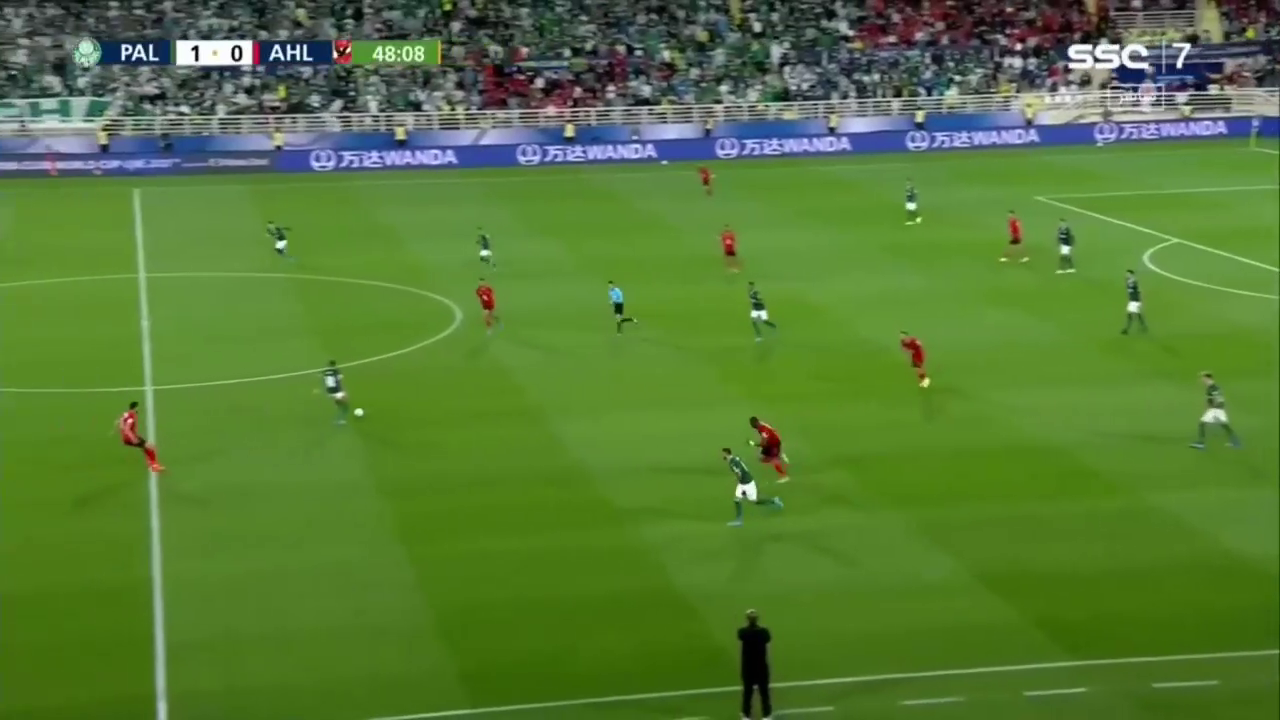
#> input picture frame 28 of imgs/futebol.mp4, 1280 x 720 px, given in place of the camera
$ python Ball_tracking.py
#> lines starting #> are read from the running program, lines starting #| are printed output that depends on the picture
# import the necessary packages
from collections import deque
from imutils.video import VideoStream
import numpy as np
import argparse
import cv2
import imutils
import time
import serial
ard=serial.Serial()
ard.port = "COM3"
ard.baudrate = 9600
ard.open()
# construct the argument parse and parse the arguments
ap = argparse.ArgumentParser()
#ap.add_argument("-v", "--video",help="path to the (optional) video file")
ap.add_argument("-b", "--buffer", type=int, default=50,help="max buffer size")
args = vars(ap.parse_args())
font = cv2.FONT_HERSHEY_SIMPLEX
# define the lower and upper boundaries of the "red"
# ball in the HSV color space, then initialize the
# list of tracked points
redLower = (0, 107, 204)#Lower boundary of red color
redUpper = (255, 255, 255)#Upper boundary of red color
pts = deque(maxlen=args["buffer"])

def mapObjectPosition (x, y):
    print ("[INFO] Object Center coordenates at X0 = {0} and Y0 =  {1}".format(x, y))

def servomotor(x,y):# Arduino function
    if x > 360:
        ard.write('L'.encode())
        time.sleep(0.01)
    elif x < 230:
        ard.write('R'.encode())
        time.sleep(0.01)
    else:
        ard.write('S'.encode())
        time.sleep(0.01)
    if y > 320:
        ard.write('D'.encode())
        time.sleep(0.01)
    elif y < 150:
        ard.write('U'.encode())
        time.sleep(0.01)
    else:
        ard.write('S'.encode())
        time.sleep(0.01)
# if a video path was not supplied, grab the reference
# to the webcam
if not args.get("video", False):
    vs = VideoStream(src=1).start()
# otherwise, grab a reference to the video file
else:
    vs = cv2.VideoCapture(args["video"])
# allow the camera or video file to warm up
time.sleep(2.0)
# keep looping
servoPosition = 90
servoPosition1 = 90
servoOrientation = 0
while True:
	# grab the current frame
    frame = vs.read()
#> frame is the input picture: shape (720, 1280, 3); mean B, G, R 54.2, 123.1, 85.7
    frame = cv2.flip(frame, -1)
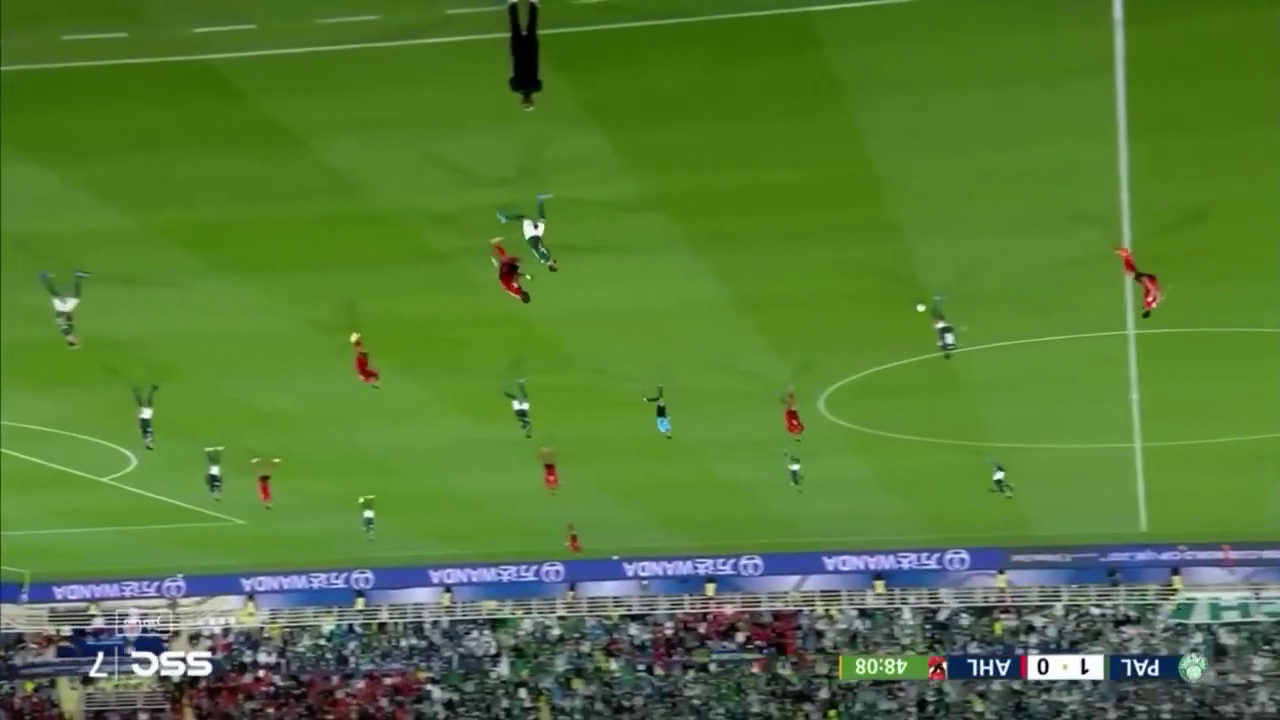
#> frame: shape (720, 1280, 3); mean B, G, R 54.2, 123.1, 85.7
	# handle the frame from VideoCapture or VideoStream
    frame = frame[1] if args.get("video", False) else frame
	# if we are viewing a video and we did not grab a frame,
	# then we have reached the end of the video
    if frame is None:
        break
	# resize the frame, blur it, and convert it to the HSV
	# color space
    frame = imutils.resize(frame, width=600)
#> frame: shape (337, 600, 3)
    blurred = cv2.GaussianBlur(frame, (11, 11), 0)
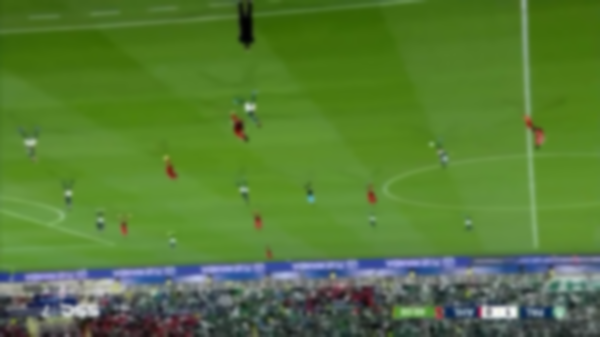
#> blurred: shape (337, 600, 3); mean B, G, R 54.2, 123.1, 85.7
    hsv = cv2.cvtColor(blurred, cv2.COLOR_BGR2HSV)
#> hsv: shape (337, 600, 3); mean H, S, V 55.8, 152.9, 126.4
	# construct a mask for the color "red", then perform
	# a series of dilations and erosions to remove any small
	# blobs left in the mask
    mask = cv2.inRange(hsv, redLower, redUpper)
#> mask: shape (337, 600); every value is 0
    mask = cv2.erode(mask, None, iterations=2)
    mask = cv2.dilate(mask, None, iterations=2)
	# find contours in the mask and initialize the current
	# (x, y) center of the ball
    cnts = cv2.findContours(mask.copy(), cv2.RETR_EXTERNAL,cv2.CHAIN_APPROX_SIMPLE)
#> cnts = 0 contours
    cnts = imutils.grab_contours(cnts)
#> cnts = []
    center = None
	# only proceed if at least one contour was found
    if len(cnts) > 0:
		# find the largest contour in the mask, then use
		# it to compute the minimum enclosing circle and
		# centroid
        c = max(cnts, key=cv2.contourArea)
        ((x, y), radius) = cv2.minEnclosingCircle(c)
        M = cv2.moments(c)
        center = (int(M["m10"] / M["m00"]), int(M["m01"] / M["m00"]))
		# only proceed if the radius meets a minimum size
        if radius > 10:
			# draw the circle and centroid on the frame,
			# then update the list of tracked points
            #cv2.circle(frame,(320,240), 80, (255,0,0), 2)
            cv2.circle(frame, (int(x), int(y)), int(radius),(255, 255, 0), 2)
            cv2.circle(frame, center, 5, (0, 0, 255), -1)
            cv2.putText(frame,'Ball',(int(x)-50,int(y)+50),font,1,(255,0,0),2)
            #mapObjectPosition (int(x), int(y))
            servomotor(int (x),int (y))
    else:#This part aims to find the ball
        ard.write('F'.encode())
        #time.sleep(0.01)
        #print("f")
        if (servoOrientation == 0):
            if (servoPosition >= 90):
                servoOrientation = 1
            else:
                servoOrientation = -1
        if (servoOrientation == 1):
            ard.write('L'.encode())
            time.sleep(0.01)
            servoPosition+=1
            if (servoPosition > 140):
                servoPosition = 140
                ard.write('U'.encode())
                time.sleep(0.01)
                servoPosition1+=1
                if(servoPosition1 > 80):
                    servoPosition1 = 80
                    servoOrientation = -1
        else:
            ard.write('R'.encode())
            time.sleep(0.01)
            servoPosition-=1
            if (servoPosition < 70):
                servoPosition = 70
                ard.write('D'.encode())
                time.sleep(0.01)
                servoPosition1-=1
                if(servoPosition1 < 60):
                    servoPosition=60
                    servoOrientation = 1


	# update the points queue
    pts.appendleft(center)
    cv2.imshow("Frame", frame)
    cv2.imshow("mask",mask)
    key = cv2.waitKey(1) & 0xFF
#> (key q is pressed here)
	# if the 'q' key is pressed, stop the loop
    if key == ord("q"):
        ard.write('r'.encode())
        time.sleep(0.01)
        break

# if we are not using a video file, stop the camera video stream
if not args.get("video", False):
    vs.stop()
# otherwise, release the camera
else:
    vs.release()
# close all windows
cv2.destroyAllWindows()
